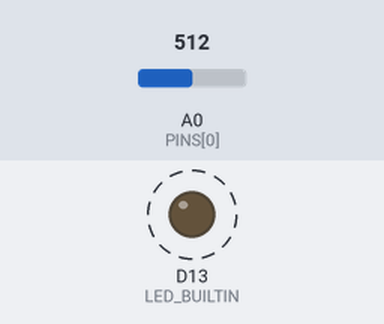
Recording of a sketch running on a simulated Arduino Due. Parts: output pins drawn as LEDs (lit = HIGH). Dashed ring = blinking. Inputs (shaded band) come from the test bench; at power-on: A0 (PINS[0]) = 512. What the sketch prints to the serial monitor is not drawn.

Above: at 0.12 s.
Timing chart, 0 to 3.0 s (numbered marks = the images above):
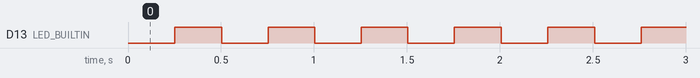

Measured:
- by itself, D13 (LED_BUILTIN): alternates HIGH for 0.25 s and LOW for 0.25 s

The sketch:

analog_stream.ino
```cpp
// (licence header left out)
/*
  analog_stream.ino
  Sensor Studio: an EMG amplifier, a pulse sensor, or any analog signal

  Reads one to four analog pins at a fixed rate and sends each sample as one
  line of text over the USB cable, in the same shape imu_stream.ino uses, so
  that Sensor Studio, the Week 2 scripts and a spreadsheet all read it without
  being told anything:

      #analog_stream 1.0 mode=emg hz=1000 bits=12 vref=3.300
      #COLUMNS n,micros,emg1_mv
      417,4185922,0.483
      418,4186922,-1.209

      n        sample number, counts up by one, so a gap means a lost line
      micros   the board's clock in microseconds when the sample was read
      then     one number per channel, named in the #COLUMNS line

  The names carry the unit, and Sensor Studio reads the kind of sensor off
  them: emg1_mv is a muscle, ir_raw and red_raw are a pulse oximeter, ch1_raw
  is an unnamed signal it draws as it comes.

  Board   Arduino Nano 33 BLE / Nano 33 BLE Sense (the class board), whose
          USB port is a native one and carries a thousand lines a second.
          An Uno or a Nano works at 115200 baud up to about RATE_HZ 250.
  Wiring  EMG: a MyoWare, Grove or similar amplifier's signal pin to A0,
               its supply to 3.3 V and its ground to GND. A second amplifier
               goes to A1, and so on.
          PPG: an analog pulse sensor's signal pin to A0. For two
               wavelengths (SpO2) a red-LED sensor's output to A1.
  Speed   Tools > Serial Monitor > 115200 baud

  Lines that start with # are notes for the reader, not measurements.
  Send "?" from the Serial Monitor to print the header again.

  The built-in LED says what the board is doing.
      blinking once a second   waiting. Nothing has the cable open
      blinking twice a second  streaming

  This sketch has been compiled for both boards. It has not been run against
  an EMG amplifier or a pulse sensor in the lab yet: the first person to do so
  should check the header's vref against the board they have and that the
  signal moves when the muscle does.
*/

// ===============================================================
// Set these three, then upload.
// ===============================================================

#define MODE      1        // 1 = EMG in millivolts   2 = PPG, raw counts   3 = raw counts, unnamed
#define N_CH      1        // how many pins, A0 upwards: 1 to 4
#define RATE_HZ   1000     // samples a second. EMG wants 1000, PPG 100, an Uno at most 250

// ===============================================================

const char VERSION[] = "1.0";
const unsigned long BAUD = 115200;

#if defined(ARDUINO_ARCH_MBED) || defined(ARDUINO_ARCH_SAMD) || defined(ARDUINO_ARCH_RENESAS)
  #define ADC_BITS 12
  #define HAS_RESOLUTION 1
#else
  #define ADC_BITS 10               // AVR: an Uno, a classic Nano
  #define HAS_RESOLUTION 0
#endif

#if defined(ARDUINO_ARCH_AVR)
  const float VREF = 5.0f;          // an Uno runs its ADC from 5 V
#else
  const float VREF = 3.3f;          // the Nano 33 BLE and most 3.3 V boards
#endif

const int PINS[4] = {A0, A1, A2, A3};
const unsigned long PERIOD_US = 1000000UL / RATE_HZ;
const long ADC_MAX = (1L << ADC_BITS) - 1;

unsigned long n = 0;               // sample number
unsigned long next_us = 0;         // when the next sample is due
unsigned long led_us = 0;
bool led_on = false;
bool announced = false;            // has the header gone out to this listener
bool live = false;                 // is a program on the computer listening
unsigned long checked_ms = 0;      // last time that was asked


void print_header() {
  char line[120];
  const char *mode = (MODE == 1) ? "emg" : (MODE == 2) ? "ppg" : "raw";
  // %f is not available on every board's snprintf, so vref is written by hand
  snprintf(line, sizeof(line), "#analog_stream %s mode=%s hz=%d bits=%d vref=%d.%03d",
           VERSION, mode, (int)RATE_HZ, (int)ADC_BITS,
           (int)VREF, (int)(VREF * 1000.0f) % 1000);
  Serial.println(line);

  // #COLUMNS n,micros, then one name per channel
  Serial.print("#COLUMNS n,micros");
  for (int i = 0; i < N_CH; i++) {
    Serial.print(",");
#if MODE == 1
    Serial.print("emg");
    Serial.print(i + 1);
    Serial.print("_mv");
#elif MODE == 2
    // infrared first, red second: the order Sensor Studio's SpO2 page expects
    Serial.print(i == 0 ? "ir_raw" : (i == 1 ? "red_raw" : "ppg_raw"));
    if (i >= 2) Serial.print(i + 1);
#else
    Serial.print("ch");
    Serial.print(i + 1);
    Serial.print("_raw");
#endif
  }
  Serial.println();
}


// Millivolts as text, in integer arithmetic, because avr-libc's printf has no
// floating point and prints a question mark for %f.
void put_mv(char *out, size_t size, long counts) {
  // counts * VREF * 1000 / ADC_MAX, kept in tenths of a millivolt
  long tenths = (long)((counts * (VREF * 10000.0f)) / (float)ADC_MAX);
  // centred: a single-supply amplifier idles at half its supply, and a muscle
  // at rest should read near zero, not near 1650 mV
  tenths -= (long)(VREF * 5000.0f);
  const char *sign = tenths < 0 ? "-" : "";
  if (tenths < 0) tenths = -tenths;
  snprintf(out, size, "%s%ld.%01ld", sign, tenths / 10, tenths % 10);
}


void setup() {
  pinMode(LED_BUILTIN, OUTPUT);
  digitalWrite(LED_BUILTIN, HIGH);
  Serial.begin(BAUD);
#if HAS_RESOLUTION
  analogReadResolution(ADC_BITS);
#endif
  for (int i = 0; i < N_CH && i < 4; i++) {
    pinMode(PINS[i], INPUT);
  }
  next_us = micros();
  // Nothing is printed here. On the Nano 33 BLE, Serial goes over USB, and
  // writing to a USB port that no program has open blocks for ever.
}


void loop() {
  unsigned long now_ms = millis();

  // Asking Serial whether anyone is listening costs a millisecond on the
  // Nano 33 BLE (the core sleeps inside that test on purpose), so the answer
  // is kept and refreshed four times a second. On an AVR board it is always
  // true, and the sketch simply streams.
  if (now_ms - checked_ms >= 250) {
    checked_ms = now_ms;
    live = (bool)Serial;
  }

  if (!live) {
    announced = false;
    digitalWrite(LED_BUILTIN, (now_ms / 1000) % 2 ? HIGH : LOW);
    delay(10);
    next_us = micros();
    return;
  }

  if (!announced) {
    announced = true;
    n = 0;
    print_header();
    next_us = micros();
  }

  if (Serial.available() > 0) {
    if (Serial.read() == '?') {
      print_header();
    }
  }

  // A fixed schedule, so that the interval between samples is the interval
  // between measurements. If a line took too long to send and the schedule
  // has slipped by more than a few periods, it is reset rather than caught
  // up in a burst.
  unsigned long now_us = micros();
  if ((long)(now_us - next_us) < 0) {
    return;
  }
  next_us += PERIOD_US;
  if ((long)(now_us - next_us) > (long)(4 * PERIOD_US)) {
    next_us = now_us + PERIOD_US;
  }

  long counts[4];
  for (int i = 0; i < N_CH && i < 4; i++) {
    counts[i] = analogRead(PINS[i]);
  }
  unsigned long us = micros();
  n++;

  // The line is built first and sent in one piece: one USB transfer per line
  // rather than one per character.
  char line[96];
  int len = snprintf(line, sizeof(line), "%lu,%lu", n, us);
  for (int i = 0; i < N_CH && i < 4 && len < (int)sizeof(line) - 12; i++) {
#if MODE == 1
    char mv[16];
    put_mv(mv, sizeof(mv), counts[i]);
    len += snprintf(line + len, sizeof(line) - len, ",%s", mv);
#else
    len += snprintf(line + len, sizeof(line) - len, ",%ld", counts[i]);
#endif
  }
  if (len > (int)sizeof(line) - 3) {
    len = (int)sizeof(line) - 3;
  }
  line[len++] = '\r';
  line[len++] = '\n';
  Serial.write((const uint8_t *)line, (size_t)len);

  // Quarter of a second on, quarter off, so that streaming looks different
  // from waiting. If the LED stops blinking the sketch stopped running.
  if (us - led_us > 250000UL) {
    led_us = us;
    led_on = !led_on;
    digitalWrite(LED_BUILTIN, led_on ? HIGH : LOW);
  }
}
```
